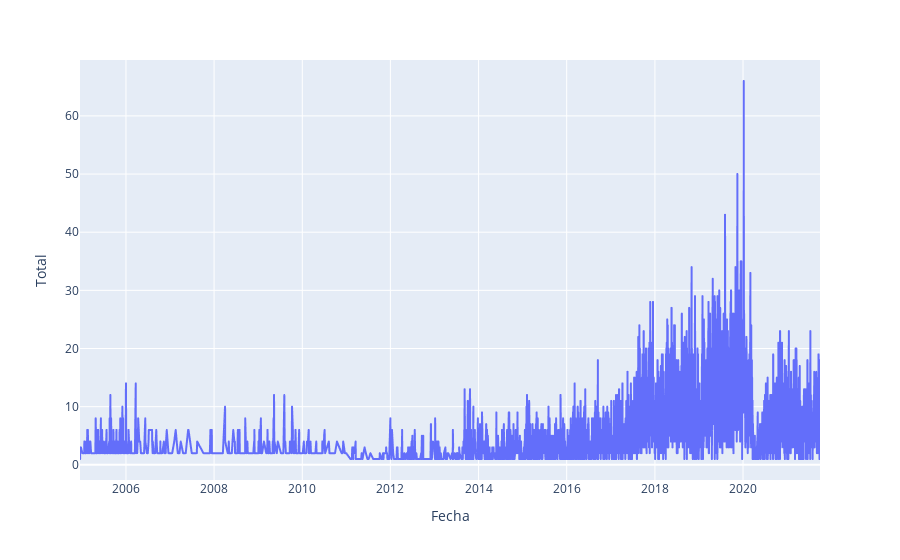

Here is the notebook cell this chart was saved with:
### Code cell
historical = df.fecha_hecho.value_counts()
historical = pd.DataFrame(historical).sort_index()
px.line(x=historical.index, y=historical.fecha_hecho,
        labels={
                 'x':'Fecha',
                 'y':'Total'
             })

### Figure 1 — Plotly figure (JSON) as saved in the notebook; plotly's stock layout.template omitted (floating-point values rounded to 4 significant figures; data arrays with more than 128 entries replaced by an {"elided": "..."} marker saying what was removed)
{"data": [{"hovertemplate": "Fecha=%{x}<br>Total=%{y}<extra></extra>", "legendgroup": "", "line": {"color": "#636efa", "dash": "solid"}, "marker": {"symbol": "circle"}, "mode": "lines", "name": "", "showlegend": false, "type": "scattergl", "x": {"elided": "3181 str values"}, "xaxis": "x", "y": {"elided": "3181 int values"}, "yaxis": "y"}], "layout": {"legend": {"tracegroupgap": 0}, "margin": {"t": 60}, "xaxis": {"anchor": "y", "domain": [0, 1], "title": {"text": "Fecha"}}, "yaxis": {"anchor": "x", "domain": [0, 1], "title": {"text": "Total"}}}}
